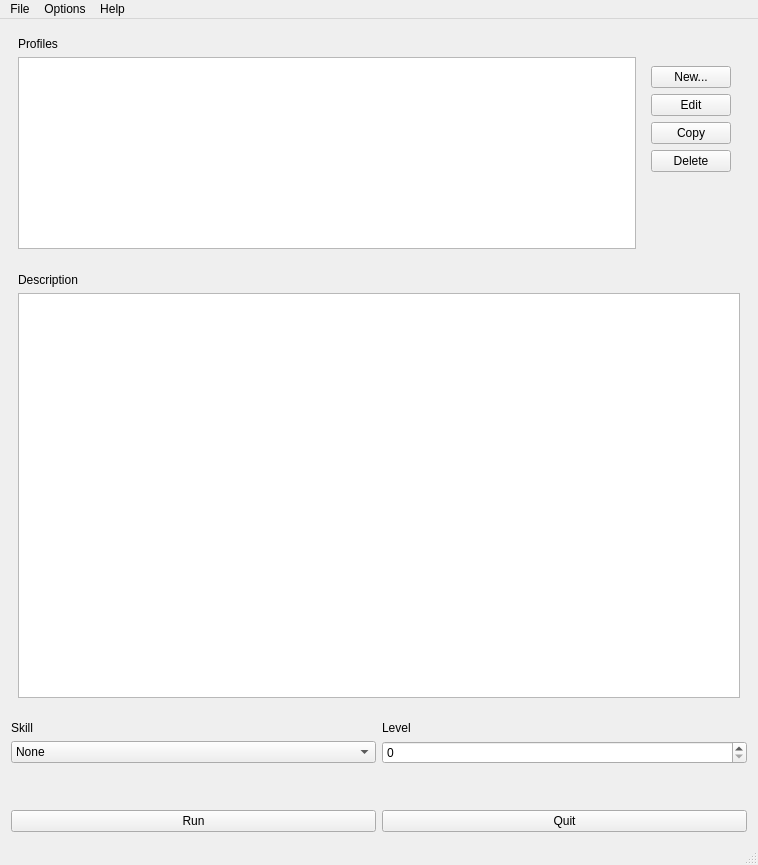
<?xml version="1.0" encoding="UTF-8"?>
<ui version="4.0">
 <class>MainWindow</class>
 <widget class="QMainWindow" name="MainWindow">
  <property name="geometry">
   <rect>
    <x>0</x>
    <y>0</y>
    <width>758</width>
    <height>865</height>
   </rect>
  </property>
  <property name="windowTitle">
   <string>MainWindow</string>
  </property>
  <widget class="QWidget" name="centralwidget">
   <layout class="QVBoxLayout" name="verticalLayout">
    <item>
     <widget class="QWidget" name="widget_2" native="true">
      <property name="sizePolicy">
       <sizepolicy hsizetype="Preferred" vsizetype="Minimum">
        <horstretch>0</horstretch>
        <verstretch>0</verstretch>
       </sizepolicy>
      </property>
      <layout class="QGridLayout" name="gridLayout">
       <property name="leftMargin">
        <number>9</number>
       </property>
       <property name="topMargin">
        <number>9</number>
       </property>
       <property name="rightMargin">
        <number>9</number>
       </property>
       <property name="bottomMargin">
        <number>9</number>
       </property>
       <item row="1" column="2">
        <widget class="QWidget" name="widget" native="true">
         <property name="sizePolicy">
          <sizepolicy hsizetype="Preferred" vsizetype="Minimum">
           <horstretch>0</horstretch>
           <verstretch>0</verstretch>
          </sizepolicy>
         </property>
         <layout class="QVBoxLayout" name="verticalLayout_2">
          <item>
           <widget class="QPushButton" name="buttonNew">
            <property name="text">
             <string>New...</string>
            </property>
           </widget>
          </item>
          <item>
           <widget class="QPushButton" name="buttonEdit">
            <property name="text">
             <string>Edit</string>
            </property>
           </widget>
          </item>
          <item>
           <widget class="QPushButton" name="pushButton_3">
            <property name="text">
             <string>Copy</string>
            </property>
           </widget>
          </item>
          <item>
           <widget class="QPushButton" name="pushButton_4">
            <property name="text">
             <string>Delete</string>
            </property>
           </widget>
          </item>
          <item>
           <spacer name="verticalSpacer">
            <property name="orientation">
             <enum>Qt::Vertical</enum>
            </property>
            <property name="sizeHint" stdset="0">
             <size>
              <width>20</width>
              <height>0</height>
             </size>
            </property>
           </spacer>
          </item>
         </layout>
        </widget>
       </item>
       <item row="1" column="1">
        <widget class="QListWidget" name="listProfiles">
         <property name="sizePolicy">
          <sizepolicy hsizetype="Expanding" vsizetype="Minimum">
           <horstretch>0</horstretch>
           <verstretch>0</verstretch>
          </sizepolicy>
         </property>
        </widget>
       </item>
       <item row="0" column="1">
        <widget class="QLabel" name="label_2">
         <property name="text">
          <string>Profiles</string>
         </property>
        </widget>
       </item>
      </layout>
     </widget>
    </item>
    <item>
     <widget class="QWidget" name="widget_3" native="true">
      <property name="sizePolicy">
       <sizepolicy hsizetype="Preferred" vsizetype="Expanding">
        <horstretch>0</horstretch>
        <verstretch>1</verstretch>
       </sizepolicy>
      </property>
      <layout class="QVBoxLayout" name="verticalLayout_3">
       <item>
        <widget class="QLabel" name="label">
         <property name="text">
          <string>Description</string>
         </property>
        </widget>
       </item>
       <item>
        <widget class="QPlainTextEdit" name="textDescription">
         <property name="readOnly">
          <bool>true</bool>
         </property>
        </widget>
       </item>
      </layout>
     </widget>
    </item>
    <item>
     <widget class="QWidget" name="widget" native="true">
      <property name="sizePolicy">
       <sizepolicy hsizetype="Preferred" vsizetype="Preferred">
        <horstretch>0</horstretch>
        <verstretch>0</verstretch>
       </sizepolicy>
      </property>
      <layout class="QGridLayout" name="gridLayout_2">
       <property name="leftMargin">
        <number>2</number>
       </property>
       <property name="topMargin">
        <number>2</number>
       </property>
       <property name="rightMargin">
        <number>2</number>
       </property>
       <property name="bottomMargin">
        <number>2</number>
       </property>
       <item row="6" column="0">
        <widget class="QPushButton" name="buttonRun">
         <property name="text">
          <string>Run</string>
         </property>
        </widget>
       </item>
       <item row="3" column="0">
        <widget class="QLabel" name="label_3">
         <property name="text">
          <string>Skill</string>
         </property>
        </widget>
       </item>
       <item row="0" column="0" colspan="2">
        <widget class="QWidget" name="widget_4" native="true"/>
       </item>
       <item row="6" column="1">
        <widget class="QPushButton" name="buttonQuit">
         <property name="text">
          <string>Quit</string>
         </property>
        </widget>
       </item>
       <item row="4" column="0">
        <widget class="QComboBox" name="comboSkill">
         <item>
          <property name="text">
           <string>None</string>
          </property>
         </item>
         <item>
          <property name="text">
           <string>I'm too young to die</string>
          </property>
         </item>
         <item>
          <property name="text">
           <string>Hey, not too rough</string>
          </property>
         </item>
         <item>
          <property name="text">
           <string>Hurt me plenty</string>
          </property>
         </item>
         <item>
          <property name="text">
           <string>Ultra violence</string>
          </property>
         </item>
         <item>
          <property name="text">
           <string>Nightmare</string>
          </property>
         </item>
        </widget>
       </item>
       <item row="3" column="1">
        <widget class="QLabel" name="label_4">
         <property name="text">
          <string>Level</string>
         </property>
        </widget>
       </item>
       <item row="5" column="0" colspan="2">
        <spacer name="verticalSpacer_2">
         <property name="orientation">
          <enum>Qt::Vertical</enum>
         </property>
         <property name="sizeHint" stdset="0">
          <size>
           <width>20</width>
           <height>40</height>
          </size>
         </property>
        </spacer>
       </item>
       <item row="4" column="1">
        <widget class="QSpinBox" name="spinLevel"/>
       </item>
      </layout>
     </widget>
    </item>
   </layout>
  </widget>
  <widget class="QMenuBar" name="menubar">
   <property name="geometry">
    <rect>
     <x>0</x>
     <y>0</y>
     <width>758</width>
     <height>19</height>
    </rect>
   </property>
   <widget class="QMenu" name="menuFil">
    <property name="title">
     <string>File</string>
    </property>
    <addaction name="actionNewProfile"/>
    <addaction name="separator"/>
    <addaction name="actionQuit"/>
   </widget>
   <widget class="QMenu" name="menuOptions">
    <property name="title">
     <string>Options</string>
    </property>
    <addaction name="actionConfigure"/>
   </widget>
   <widget class="QMenu" name="menuHelp">
    <property name="title">
     <string>Help</string>
    </property>
    <addaction name="actionAbout"/>
   </widget>
   <addaction name="menuFil"/>
   <addaction name="menuOptions"/>
   <addaction name="menuHelp"/>
  </widget>
  <widget class="QStatusBar" name="statusbar"/>
  <action name="actionAbout">
   <property name="text">
    <string>About...</string>
   </property>
  </action>
  <action name="actionConfigure">
   <property name="text">
    <string>Configure...</string>
   </property>
  </action>
  <action name="actionNewProfile">
   <property name="text">
    <string>New profile...</string>
   </property>
  </action>
  <action name="actionQuit">
   <property name="text">
    <string>Quit</string>
   </property>
   <property name="shortcut">
    <string>Ctrl+Q</string>
   </property>
  </action>
 </widget>
 <resources/>
 <connections>
  <connection>
   <sender>buttonQuit</sender>
   <signal>clicked()</signal>
   <receiver>MainWindow</receiver>
   <slot>quit_program()</slot>
   <hints>
    <hint type="sourcelabel">
     <x>136</x>
     <y>284</y>
    </hint>
    <hint type="destinationlabel">
     <x>211</x>
     <y>164</y>
    </hint>
   </hints>
  </connection>
  <connection>
   <sender>actionQuit</sender>
   <signal>triggered()</signal>
   <receiver>MainWindow</receiver>
   <slot>quit_program()</slot>
   <hints>
    <hint type="sourcelabel">
     <x>-1</x>
     <y>-1</y>
    </hint>
    <hint type="destinationlabel">
     <x>211</x>
     <y>164</y>
    </hint>
   </hints>
  </connection>
  <connection>
   <sender>buttonRun</sender>
   <signal>clicked()</signal>
   <receiver>MainWindow</receiver>
   <slot>run_current_profile()</slot>
   <hints>
    <hint type="sourcelabel">
     <x>50</x>
     <y>284</y>
    </hint>
    <hint type="destinationlabel">
     <x>211</x>
     <y>164</y>
    </hint>
   </hints>
  </connection>
  <connection>
   <sender>buttonNew</sender>
   <signal>clicked()</signal>
   <receiver>MainWindow</receiver>
   <slot>new_profile()</slot>
   <hints>
    <hint type="sourcelabel">
     <x>362</x>
     <y>49</y>
    </hint>
    <hint type="destinationlabel">
     <x>211</x>
     <y>164</y>
    </hint>
   </hints>
  </connection>
  <connection>
   <sender>buttonEdit</sender>
   <signal>clicked()</signal>
   <receiver>MainWindow</receiver>
   <slot>edit_profile()</slot>
   <hints>
    <hint type="sourcelabel">
     <x>362</x>
     <y>77</y>
    </hint>
    <hint type="destinationlabel">
     <x>211</x>
     <y>164</y>
    </hint>
   </hints>
  </connection>
  <connection>
   <sender>listProfiles</sender>
   <signal>currentItemChanged(QListWidgetItem*,QListWidgetItem*)</signal>
   <receiver>MainWindow</receiver>
   <slot>update_description()</slot>
   <hints>
    <hint type="sourcelabel">
     <x>159</x>
     <y>105</y>
    </hint>
    <hint type="destinationlabel">
     <x>211</x>
     <y>220</y>
    </hint>
   </hints>
  </connection>
  <connection>
   <sender>listProfiles</sender>
   <signal>itemDoubleClicked(QListWidgetItem*)</signal>
   <receiver>MainWindow</receiver>
   <slot>run_current_profile()</slot>
   <hints>
    <hint type="sourcelabel">
     <x>299</x>
     <y>132</y>
    </hint>
    <hint type="destinationlabel">
     <x>351</x>
     <y>301</y>
    </hint>
   </hints>
  </connection>
  <connection>
   <sender>actionNewProfile</sender>
   <signal>triggered()</signal>
   <receiver>MainWindow</receiver>
   <slot>new_profile()</slot>
   <hints>
    <hint type="sourcelabel">
     <x>-1</x>
     <y>-1</y>
    </hint>
    <hint type="destinationlabel">
     <x>351</x>
     <y>301</y>
    </hint>
   </hints>
  </connection>
 </connections>
 <slots>
  <slot>quit_program()</slot>
  <slot>run_current_profile()</slot>
  <slot>new_profile()</slot>
  <slot>edit_profile()</slot>
  <slot>update_description()</slot>
 </slots>
</ui>
